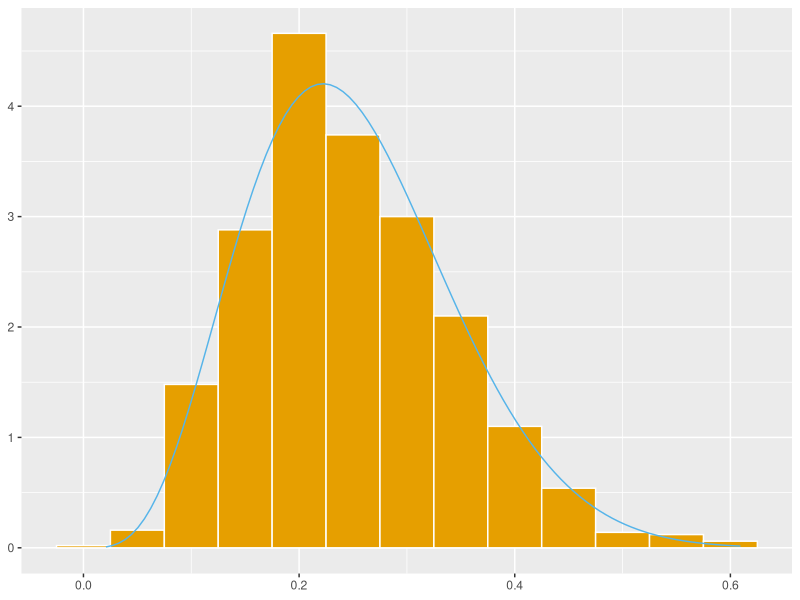
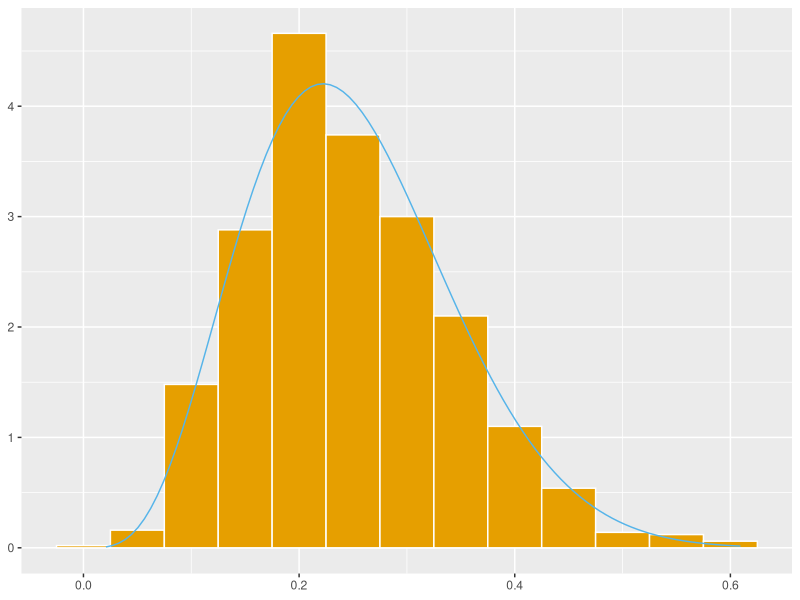

Reproduce these figures in R, in order.
library(ggplot2)

# change these parameters if you want
alpha <- 5
beta <- 15
nSamples <- 1000

# generate samples for U and V according to gamma distributions with shape alpha and beta
u <- rgamma(1000, shape=alpha)
v <- rgamma(1000, shape=beta)

# transform the variables to x and y
x <- u / (u + v)
y <- u + v

# data for pdf of the beta function with shapes alpha and beta
xBeta <- seq(min(x), max(x), length=100)
yBeta <- dbeta(xBeta, shape1=alpha, shape2=beta)

# plot the density of x versus the pdf of the beta distribution
myPlot <- ggplot() +
    geom_histogram(aes(x, y=..density..),
                   binwidth=0.05,
                   color="white",
                   fill="#E69F00") +
    geom_line(aes(x=xBeta, y=yBeta), color="#56B4E9") +
    theme(axis.title.x = element_blank()) +
    theme(axis.title.y = element_blank())


# ...profit!
plot(myPlot)

ggsave(myPlot, file = "beta.png")
